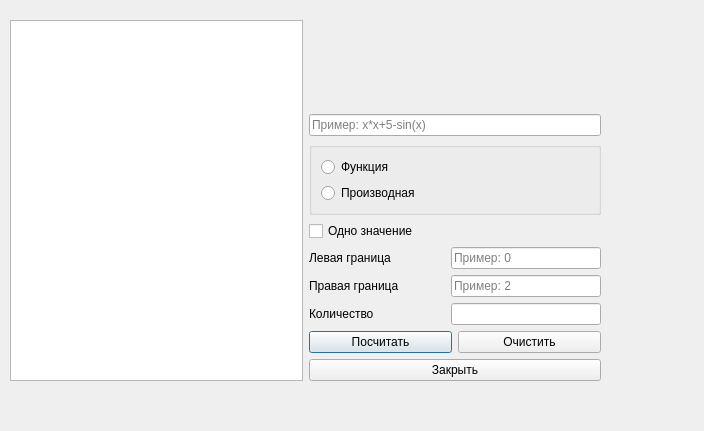
<?xml version="1.0" encoding="UTF-8"?>
<ui version="4.0">
 <class>TableOfValues</class>
 <widget class="QDialog" name="TableOfValues">
  <property name="geometry">
   <rect>
    <x>0</x>
    <y>0</y>
    <width>704</width>
    <height>431</height>
   </rect>
  </property>
  <property name="windowTitle">
   <string>Dialog</string>
  </property>
  <property name="styleSheet">
   <string notr="true"/>
  </property>
  <widget class="QWidget" name="layoutWidget">
   <property name="geometry">
    <rect>
     <x>10</x>
     <y>20</y>
     <width>591</width>
     <height>361</height>
    </rect>
   </property>
   <layout class="QHBoxLayout" name="horizontalLayout_4">
    <item>
     <widget class="QTableView" name="tableView"/>
    </item>
    <item>
     <layout class="QVBoxLayout" name="verticalLayout">
      <item>
       <spacer name="verticalSpacer_2">
        <property name="orientation">
         <enum>Qt::Vertical</enum>
        </property>
        <property name="sizeHint" stdset="0">
         <size>
          <width>20</width>
          <height>40</height>
         </size>
        </property>
       </spacer>
      </item>
      <item>
       <widget class="QLineEdit" name="lineEdit_3">
        <property name="maxLength">
         <number>49</number>
        </property>
        <property name="placeholderText">
         <string>Пример: x*x+5-sin(x)</string>
        </property>
       </widget>
      </item>
      <item>
       <widget class="QGroupBox" name="groupBox">
        <property name="title">
         <string/>
        </property>
        <layout class="QVBoxLayout" name="verticalLayout_2">
         <item>
          <widget class="QRadioButton" name="radioButton">
           <property name="text">
            <string>Функция</string>
           </property>
           <property name="checkable">
            <bool>true</bool>
           </property>
           <property name="checked">
            <bool>false</bool>
           </property>
          </widget>
         </item>
         <item>
          <widget class="QRadioButton" name="radioButton_2">
           <property name="text">
            <string>Производная</string>
           </property>
          </widget>
         </item>
        </layout>
       </widget>
      </item>
      <item>
       <widget class="QCheckBox" name="checkBox">
        <property name="text">
         <string>Одно значение</string>
        </property>
       </widget>
      </item>
      <item>
       <layout class="QHBoxLayout" name="horizontalLayout_2">
        <item>
         <widget class="QLabel" name="label">
          <property name="text">
           <string>Левая граница</string>
          </property>
         </widget>
        </item>
        <item>
         <widget class="QLineEdit" name="lineEdit">
          <property name="minimumSize">
           <size>
            <width>150</width>
            <height>0</height>
           </size>
          </property>
          <property name="maximumSize">
           <size>
            <width>105</width>
            <height>16777215</height>
           </size>
          </property>
          <property name="maxLength">
           <number>9</number>
          </property>
          <property name="placeholderText">
           <string>Пример: 0</string>
          </property>
         </widget>
        </item>
       </layout>
      </item>
      <item>
       <layout class="QHBoxLayout" name="horizontalLayout">
        <item>
         <widget class="QLabel" name="label_2">
          <property name="text">
           <string>Правая граница</string>
          </property>
         </widget>
        </item>
        <item>
         <widget class="QLineEdit" name="lineEdit_2">
          <property name="minimumSize">
           <size>
            <width>150</width>
            <height>0</height>
           </size>
          </property>
          <property name="maximumSize">
           <size>
            <width>105</width>
            <height>16777215</height>
           </size>
          </property>
          <property name="maxLength">
           <number>9</number>
          </property>
          <property name="placeholderText">
           <string>Пример: 2</string>
          </property>
         </widget>
        </item>
       </layout>
      </item>
      <item>
       <layout class="QHBoxLayout" name="horizontalLayout_5">
        <item>
         <widget class="QLabel" name="label_3">
          <property name="text">
           <string>Количество</string>
          </property>
         </widget>
        </item>
        <item>
         <widget class="QLineEdit" name="lineEdit_4">
          <property name="minimumSize">
           <size>
            <width>150</width>
            <height>0</height>
           </size>
          </property>
          <property name="maximumSize">
           <size>
            <width>150</width>
            <height>16777215</height>
           </size>
          </property>
          <property name="maxLength">
           <number>9</number>
          </property>
         </widget>
        </item>
       </layout>
      </item>
      <item>
       <layout class="QHBoxLayout" name="horizontalLayout_3">
        <item>
         <widget class="QPushButton" name="pushButton">
          <property name="text">
           <string>Посчитать</string>
          </property>
         </widget>
        </item>
        <item>
         <widget class="QPushButton" name="pushButton_3">
          <property name="text">
           <string>Очистить</string>
          </property>
         </widget>
        </item>
       </layout>
      </item>
      <item>
       <widget class="QPushButton" name="pushButton_2">
        <property name="text">
         <string>Закрыть</string>
        </property>
       </widget>
      </item>
     </layout>
    </item>
   </layout>
  </widget>
 </widget>
 <resources/>
 <connections/>
</ui>
